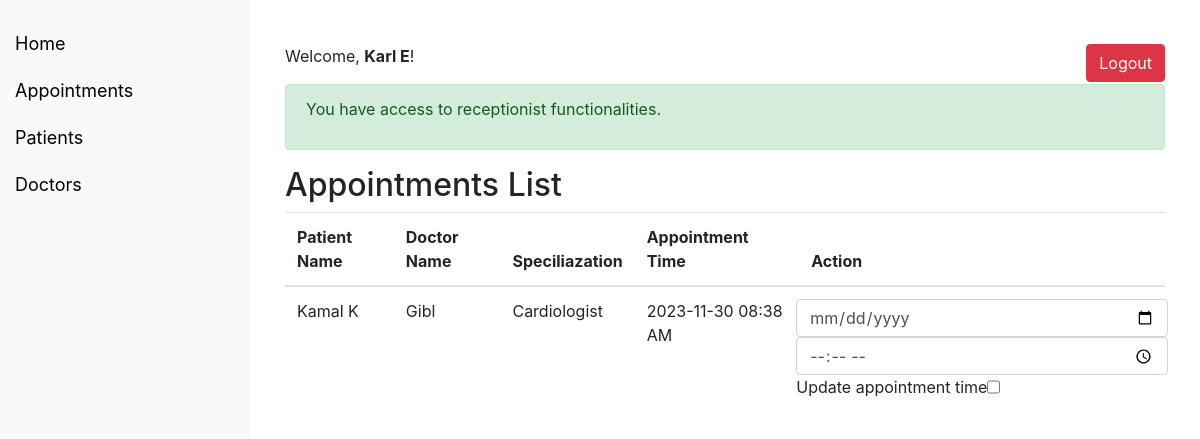
The app's page /sysassigment/appointments.php (signed in) with its own data.
### tables this page shows
CREATE TABLE `doctor_appointments` (
  `doctor_email` varchar(100) NOT NULL,
  `patient_email` varchar(100) NOT NULL,
  `appointment_time` varchar(100) NOT NULL,
  `appoint_id` int(11) NOT NULL
);

CREATE TABLE `patients` (
  `patient_id` int(11) NOT NULL,
  `patient_name` varchar(100) NOT NULL,
  `dob` date NOT NULL,
  `phone_number` varchar(20) DEFAULT NULL,
  `email` varchar(100) DEFAULT NULL
);

CREATE TABLE `doctors` (
  `doctor_id` int(11) NOT NULL,
  `doctor_name` varchar(100) NOT NULL,
  `specialization` varchar(100) DEFAULT NULL,
  `email` varchar(100) DEFAULT NULL,
  `availability` varchar(100) DEFAULT NULL
);

### sysassigment/appointments.php (the view, shortened to what this page needs)
<?php
include('conn.php');
?>
<!DOCTYPE html>
<html>
<head>
    <link rel="stylesheet" href="https://stackpath.bootstrapcdn.com/bootstrap/4.5.2/css/bootstrap.min.css">
</head>
<body>
    <div class="sidebar">
        <ul class="nav flex-column">
            <li class="nav-item">
                <a class="nav-link active" href="reception.php">Home</a>
            </li>
            <li class="nav-item">
                <a class="nav-link" href="appointments.php">Appointments</a>
            </li>
            <li class="nav-item">
                <a class="nav-link" href="reception.php">Patients</a>
            </li>
            <li class="nav-item">
                <a class="nav-link" href="doctors.php">Doctors</a>
            </li>
        </ul>
    </div>
     <div class="content">
    <div class="container mt-4">
        <div class="row">
            <div class="col-md-6">
                <p>Welcome, <strong><?php echo $_SESSION['username']; ?></strong>!</p>
            </div>
            <div class="col-md-6 text-md-right">
                <a href="logout.php" class="btn btn-danger">Logout</a>
            </div>
        </div>
        <div class="alert alert-success" role="alert">
           <p>You have access to receptionist functionalities.</p>
        </div>
        <h2>Appointments List</h2>
        <table class="table">
            <thead>
                <tr>
                    <th>Patient Name</th>
                    <th>Doctor Name</th>
                    <th>Speciliazation</th>
                    <th>Appointment Time</th>
                    <th>Action</th>
                </tr>
            </thead>
            <tbody>
                <?php
                $sql = "SELECT * FROM doctor_appointments";
                $result = $conn->query($sql);
                if ($result->num_rows > 0) {
                    while ($row = $result->fetch_assoc()) {
                          $sqld = "SELECT * FROM doctors where email = '".$row['doctor_email']."'";
                           $resultd = $conn->query($sqld);
                           $rowd = $resultd->fetch_assoc();
                            $sqlp = "SELECT * FROM patients where email = '".$row['patient_email']."'";
                           $resultp = $conn->query($sqlp);
                           $rowp = $resultp->fetch_assoc();
                        ?>
                        <tr>
                            <td><?php echo $rowp['patient_name']; ?></td>
                            <td><?php echo $rowd['doctor_name']; ?></td>
                            <td><?php echo $rowd['specialization']; ?></td>
                            <td><?php echo $row['appointment_time']; ?></td>
                            <td>
                                <?php
                            echo "<form class='row'>
                                <input type='date' class='date form-control' id='appoint_date' name='appoint_date' required>
                                <input type='hidden' value=" . $row['doctor_email']."  class='apid'>
                                <input type='hidden' value=" . $row['patient_email']."  class='apidp'>
                                <input type='time' class='time form-control' id='appoint_time' name='appoint_time' required>Update appointment time<input type='checkbox' class='checkbox' class='form-control'>";
                                ?>
                            </td>
                        </tr>
                        <?php
                    }
                } else {
                    echo "0 results";
                }
                ?>
            </tbody>
        </table>
    </div>
</div>
    </body>
</html>

### sysassigment/appointments.php (style rules this page uses)
.sidebar { height: 100%; width: 250px; position: fixed; top: 0; left: 0; background-color: #f8f9fa; padding-top: 20px; }
.sidebar a { padding: 10px 15px; text-decoration: none; font-size: 18px; color: black; display: block; }
.content { margin-left: 250px; padding: 20px; }

### records on screen
doctor_appointments: patients.patient_name "Kamal K", doctors.doctor_name "Gibl", doctors.specialization "Cardiologist", appointment_time "2023-11-30 08:38 AM"

### other values on screen
$_SESSION['username'] "Karl E"
